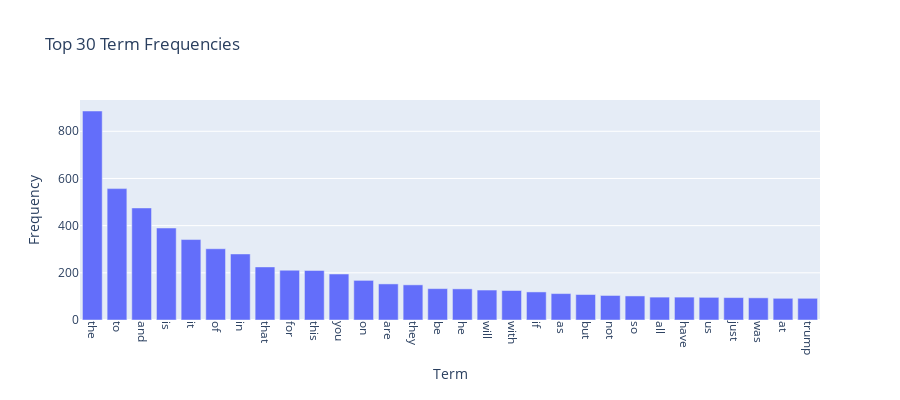

The notebook cell this image was saved under:
### Code cell
# Answer here
# Efficiently visualize only the top N most frequent terms
import plotly.express as px

N = 30  # Number of top terms to visualize
top_indices = term_frequencies.argsort()[-N:][::-1]
top_terms = count_vect.get_feature_names_out()[top_indices]
top_freqs = term_frequencies[top_indices]

fig = px.bar(x=top_terms, y=top_freqs, labels={'x': 'Term', 'y': 'Frequency'}, title=f'Top {N} Term Frequencies')
fig.update_layout(xaxis_tickangle=90, width=900, height=400)
fig.show()

### Figure 1 — Plotly figure (JSON) as saved in the notebook; plotly's stock layout.template omitted (floating-point values rounded to 4 significant figures)
{"data": [{"hovertemplate": "Term=%{x}<br>Frequency=%{y}<extra></extra>", "legendgroup": "", "marker": {"color": "#636efa", "pattern": {"shape": ""}}, "name": "", "orientation": "v", "showlegend": false, "textposition": "auto", "type": "bar", "x": ["the", "to", "and", "is", "it", "of", "in", "that", "for", "this", "you", "on", "are", "they", "be", "he", "will", "with", "if", "as", "but", "not", "so", "all", "have", "us", "just", "was", "at", "trump"], "xaxis": "x", "y": [886, 557, 475, 390, 341, 302, 280, 225, 211, 210, 195, 168, 153, 149, 133, 132, 127, 125, 119, 112, 108, 104, 102, 97, 97, 96, 95, 94, 92, 92], "yaxis": "y"}], "layout": {"barmode": "relative", "height": 400, "legend": {"tracegroupgap": 0}, "title": {"text": "Top 30 Term Frequencies"}, "width": 900, "xaxis": {"anchor": "y", "domain": [0, 1], "tickangle": 90, "title": {"text": "Term"}}, "yaxis": {"anchor": "x", "domain": [0, 1], "title": {"text": "Frequency"}}}}
